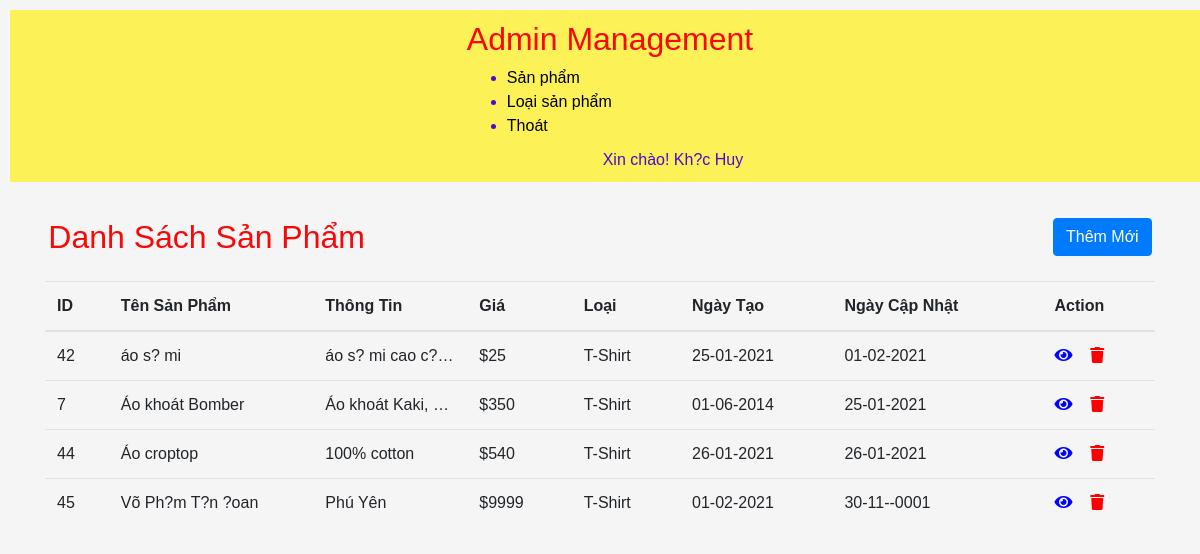
The page /crudphp2/index.php (signed in) on the database its author committed.
### tables this page shows
CREATE TABLE `products` (
  `id` int(11) NOT NULL,
  `namepro` varchar(100) NOT NULL,
  `description` text NOT NULL,
  `image` varchar(255) NOT NULL,
  `price` int(11) NOT NULL,
  `category_id` int(11) NOT NULL,
  `created` date NOT NULL,
  `modified` date NOT NULL
);

CREATE TABLE `categories` (
  `id` int(11) NOT NULL,
  `name` varchar(256) NOT NULL,
  `created` datetime NOT NULL,
  `modified` date NOT NULL
);

### crudphp2/database/data.php (called while the page is built, shortened)
<?php
    $db = new database(HOST, DB_USER, DB_PASSWORD, DB_NAME);
    class database {
        public $connection;
        function __construct($host, $db_user, $db_pass, $db_name){
            $this->connection = new mysqli($host, $db_user, $db_pass, $db_name);
        }
        function getData($sql){
            $result = $this->connection->query($sql);
            $data = [];
            if($result->num_rows > 0){
                while($row = $result->fetch_assoc()){
                    $data[] = $row;
                }
            }
            return $data;
        }
    }
?>

### crudphp2/index.php (the view, shortened to what this page needs)
<?php
$fullnamee = $_SESSION['profile']['fullname'];
require_once('./database/data.php');
?>
<!DOCTYPE html>
<html lang="en">
<head>
  <link rel="stylesheet" href="https://maxcdn.bootstrapcdn.com/bootstrap/4.5.2/css/bootstrap.min.css">
  <link rel="stylesheet" href="https://pro.fontawesome.com/releases/v5.10.0/css/all.css" />
  <link rel="stylesheet" href="css/style.css">
</head>
<body>
  <header>
    <div class="container">
      <nav>
        <h2>Admin Management</h2>
        <ul>
          <li><a href="index.php">Sản phẩm</a></li>
          <li><a href="category.php">Loại sản phẩm</a></li>
          <li><a href="./login/logout.php">Thoát</a></li>
          <div class="conten">
            <a style="float:right;margin:10px;text-align: center;">Xin chào! <?php echo $fullnamee; ?></a>
          </div>
        </ul>
      </nav>
    </div>
</header>
  <div class="container">
    <div class="lock">
      <div class="text">
        <h2>Danh Sách Sản Phẩm</h2>
      </div>
      <div class="title">
        <a href="./product/add.php" class="btn btn-primary" style="float:right;">Thêm Mới</a>
      </div>
    </div>
    <table class="table table-hover">
      <thead>
        <tr>
          <th>ID</th>
          <th>Tên Sản Phẩm</th>
          <th>Thông Tin</th>
          <th>Giá</th>
          <th>Loại</th>
          <th>Ngày Tạo</th>
          <th>Ngày Cập Nhật</th>
          <th>Action</th>
        </tr>
      </thead>
      <tbody>
        <?php
        $sqlgetdataproduct = "SELECT p.id, p.namepro, p.description, p.price, c.name, p.created, p.modified
          FROM products AS p
          INNER JOIN categories AS c
          ON p.category_id = c.id;";
        $products = $db->getData($sqlgetdataproduct);
        foreach ($products as $products) {
        ?>
          <tr>
            <td><?php echo $products['id'] ?></td>
            <td><?php echo $products['namepro'] ?></td>
            <td><?php echo $products['description'] ?></td>
            <td><?php $a = $products['price'];
                echo "$" . $a; ?></td>
            <td><?php echo $products['name'] ?></td>
            <td>
              <?php
              $date = date_create($products['created']);
              echo date_format($date, 'd-m-Y');
              ?>
            </td>
            <td>
              <?php
              $date = date_create($products['modified']);
              echo date_format($date, 'd-m-Y');
              ?>
            </td>
            <td>
              <a href="./product/read.php?id=<?php echo $products['id']; ?>" style="color:blue">
                <i class="fa fa-eye" aria-hidden="true"></i></a>&nbsp
              <a href="./product/delete.php?id=<?php echo $products['id']; ?>" style="color:red" onclick="return confirm('Are you sure want to delete <?php echo $products['namepro'] ?>')">
                <i class="fa fa-trash" aria-hidden="true"></i>
              </a>
            </td>
          </tr>
        <?php } ?>
      </tbody>
    </table>
  </div>
</body>
</html>

### crudphp2/css/style.css (style rules this page uses)
body { margin: 0; padding: 0; background: whitesmoke; color: #4b0cca; font-family: "Avenir Next", "Avenir", sans-serif; }
header { background: #fcf157; width: 100%; margin: 10px; }
.conten a { margin: 10px; text-align: right; }
td { max-width: 100px; overflow: hidden; text-overflow: ellipsis; white-space: nowrap; }
.container { margin: 10px auto; padding-top: 10px; display: flex; align-items: center; justify-content: center; flex-direction: column; }
.lock { display: flex; padding: 1rem 0; }
.title { margin-left:43rem; }
.container h2 { display: block; color: rgb(248, 8, 8); }
.container li a { color: #000; }

### rows shown on the page
products: id "42", namepro "áo s? mi", description "áo s? mi cao c?…", price "25", category.name "T-Shirt", created "25-01-2021", modified "01-02-2021"
products: id "7", namepro "Áo khoát Bomber", description "Áo khoát Kaki,…", price "350", category.name "T-Shirt", created "01-06-2014", modified "25-01-2021"
products: id "44", namepro "Áo croptop", description "100% cotton", price "540", category.name "T-Shirt", created "26-01-2021", modified "26-01-2021"
products: id "45", namepro "Võ Ph?m T?n ?oan", description "Phú Yên", price "9999", category.name "T-Shirt", created "01-02-2021", modified "30-11--0001"

### other values the page prints
$fullnamee "Kh?c Huy"
